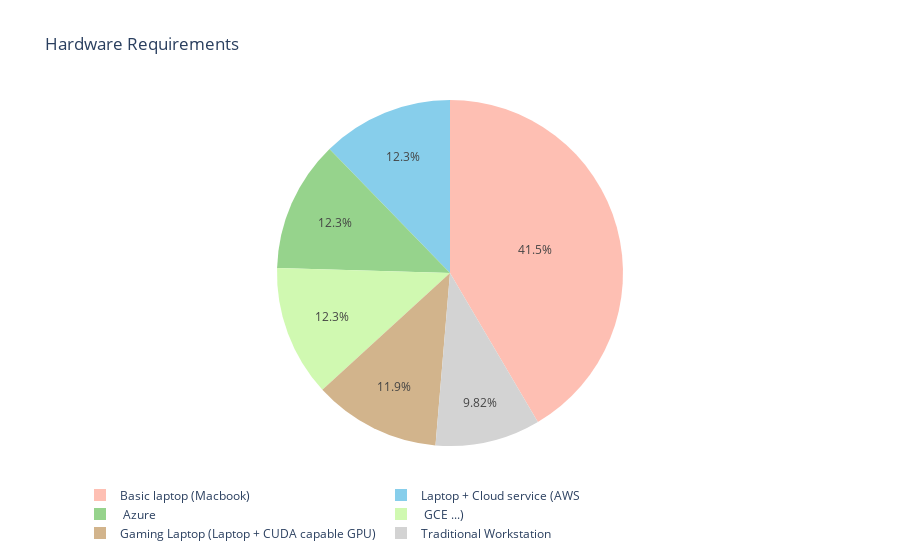

This figure's notebook cell:
### Markdown cell above
## What is the best hardware for starting the DataScience Path.?

### Code cell
hardware = mcr['HardwarePersonalProjectsSelect'].str.split(',')
hardware_set = []
for i in hardware.dropna():
    hardware_set.extend(i)
    hware = pd.Series(hardware_set).value_counts()[:6] 
    
label = hware.index
size = hware.values

colors = ['#FEBFB3', 'skyblue', '#96D38C', '#D0F9B1', 'tan', 'lightgrey']

trace = go.Pie(labels=label, 
               values=size, 
               marker=dict(colors=colors)
              )

data = [trace]
layout = go.Layout(
    title='Hardware Requirements', 
    legend=dict(orientation="h")
)

fig = go.Figure(data=data, layout=layout)
py.iplot(fig)

### Figure 1 — Plotly figure (JSON) as saved in the notebook; plotly's stock layout.template omitted (floating-point values rounded to 4 significant figures)
{"data": [{"labels": ["Basic laptop (Macbook)", "Laptop + Cloud service (AWS", " Azure", " GCE ...)", "Gaming Laptop (Laptop + CUDA capable GPU)", "Traditional Workstation"], "marker": {"colors": ["#FEBFB3", "skyblue", "#96D38C", "#D0F9B1", "tan", "lightgrey"]}, "type": "pie", "values": [2173, 642, 642, 642, 621, 514]}], "layout": {"legend": {"orientation": "h"}, "title": {"text": "Hardware Requirements"}}}
